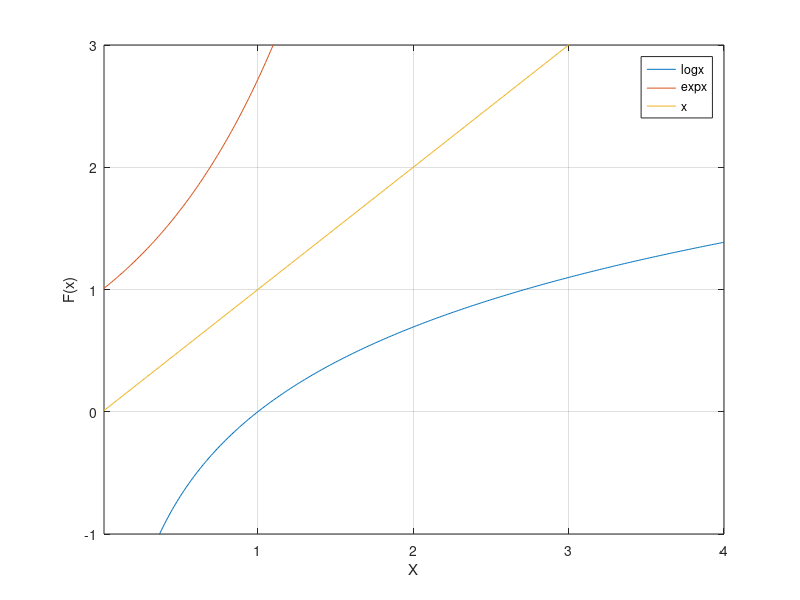
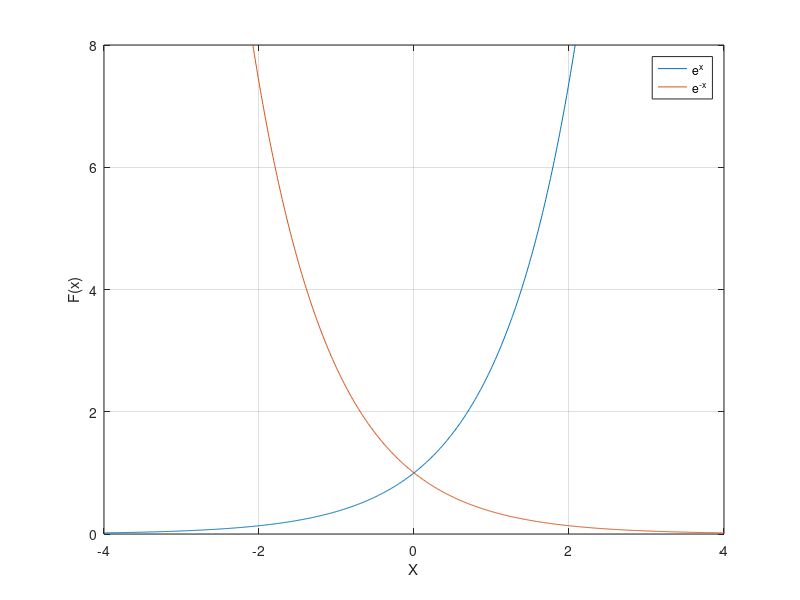

Recreate these plots in MATLAB, in order.
clear all; close all; clc;

dx = 0.01;

st = 0.01;
en = 4;
x = st:dx:en;

figure(1);
plot(x, log(x)); hold on;
plot(x, exp(x)); hold on;
plot(x, x); hold on;
xlim([st, 4]); ylim([-1, 3]);
grid; xlabel('X'); ylabel('F(x)');
legend('logx', 'expx', 'x');

x = -4:dx:4;
figure(2);
plot(x, exp(x)); hold on;
plot(x, exp(-x)); hold on;
xlim([-4, 4]); ylim([0, 8]);
grid; xlabel('X'); ylabel('F(x)');
legend('e^x', 'e^{-x}');
